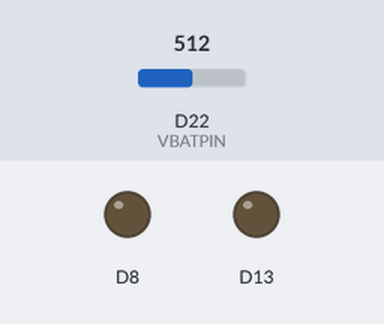
Recording of a sketch running on a simulated Arduino MKR. Parts: output pins drawn as LEDs (lit = HIGH). The inputs (shaded band) are chosen by the test bench; at power-on: D22 (VBATPIN) = 512. The local clock reads 2024-03-15 10:24:30 at power-on unless the sketch sets it; storage starts empty; what the sketch prints to the serial monitor is not drawn.

Above: at 0.8 s.
At 2.69 s:
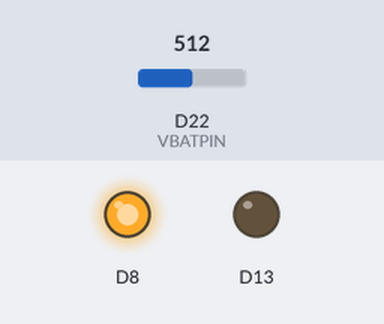
Timing chart, 0 to 3.0 s (numbered marks = the images above):
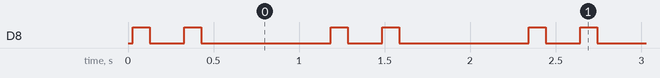

Measured:
- by itself, D8: repeats every 1.2 s: LOW 0.20 s, HIGH 0.10 s, LOW 0.76 s, HIGH 0.10 s
- by itself, everything shown: repeats every 1.2 s, in 4 steps

The sketch:

LowPowerLogger.ino
```cpp
/*
 Low Power logger for Feather M0 Adalogger

 Uses internal RTC and interrupts to put M0 into deep sleep.
 Output logged to uSD at intervals set

 Created by:  Jonathan Davies
 Date:        01/01/16
 Version:     0.3
 Changes: Limited number of file flushes to reduce power

*/

////////////////////////////////////////////////////////////
//#define ECHO_TO_SERIAL // Allows serial output if uncommented
////////////////////////////////////////////////////////////

#include <SPI.h>
#include <SD.h>
#include <RTCZero.h>

#define cardSelect 4  // Set the pin used for uSD
#define RED 13 // Red LED on Pin #13
#define GREEN 8 // Green LED on Pin #8
#define VBATPIN A7    // Battery Voltage on Pin A7

#ifdef ARDUINO_SAMD_ZERO
   #define Serial SerialUSB   // re-defines USB serial from M0 chip so it appears as regular serial
#endif

extern "C" char *sbrk(int i); //  Used by FreeRAm Function

//////////////// Key Settings ///////////////////

#define SampleIntSec 15 // RTC - Sample interval in seconds
#define SamplesPerCycle 60  // Number of samples to buffer before uSD card flush is called

const int SampleIntSeconds = 500;   //Simple Delay used for testing, ms i.e. 1000 = 1 sec

/* Change these values to set the current initial time */
const byte hours = 18;
const byte minutes = 50;
const byte seconds = 0;
/* Change these values to set the current initial date */
const byte day = 29;
const byte month = 12;
const byte year = 15;

/////////////// Global Objects ////////////////////
RTCZero rtc;    // Create RTC object
File logfile;   // Create file object
float measuredvbat;   // Variable for battery voltage
int NextAlarmSec; // Variable to hold next alarm time in seconds
unsigned int CurrentCycleCount;  // Num of smaples in current cycle, before uSD flush call


//////////////    Setup   ///////////////////
void setup() {

  rtc.begin();    // Start the RTC in 24hr mode
  rtc.setTime(hours, minutes, seconds);   // Set the time
  rtc.setDate(day, month, year);    // Set the date


  #ifdef ECHO_TO_SERIAL
    while (! Serial); // Wait until Serial is ready
    Serial.begin(115200);
    Serial.println("\r\nFeather M0 Analog logger");
  #endif

  pinMode(13, OUTPUT);


  // see if the card is present and can be initialized:
  if (!SD.begin(cardSelect)) {
    Serial.println("Card init. failed! or Card not present");
    error(2);     // Two red flashes means no card or card init failed.
  }
  char filename[15];
  strcpy(filename, "ANALOG00.CSV");
  for (uint8_t i = 0; i < 100; i++) {
    filename[6] = '0' + i/10;
    filename[7] = '0' + i%10;
    // create if does not exist, do not open existing, write, sync after write
    if (! SD.exists(filename)) {
      break;
    }
  }

  logfile = SD.open(filename, FILE_WRITE);
  if( ! logfile ) {
    Serial.print("Couldnt create ");
    Serial.println(filename);
    error(3);
  }
  Serial.print("Writing to ");
  Serial.println(filename);

  pinMode(13, OUTPUT);
  pinMode(8, OUTPUT);
  Serial.println("Logging ....");
}

/////////////////////   Loop    //////////////////////
void loop() {


  blink(GREEN,2);             // Quick blink to show we have a pulse
  CurrentCycleCount += 1;     //  Increment samples in current uSD flush cycle

  #ifdef ECHO_TO_SERIAL
    SerialOutput();           // Only logs to serial if ECHO_TO_SERIAL is uncommented at start of code
  #endif

  SdOutput();                 // Output to uSD card

  // Code to limit the number of power hungry writes to the uSD
  if( CurrentCycleCount >= SamplesPerCycle ) {
    logfile.flush();
    CurrentCycleCount = 0;
    #ifdef ECHO_TO_SERIAL
      Serial.println("logfile.flush() called");
    #endif
  }


  ///////// Interval Timing and Sleep Code ////////////////
  delay(SampleIntSeconds);   // Simple delay for testing only interval set by const in header

  NextAlarmSec = (NextAlarmSec + SampleIntSec) % 60;   // i.e. 65 becomes 5
  rtc.setAlarmSeconds(NextAlarmSec); // RTC time to wake, currently seconds only
  rtc.enableAlarm(rtc.MATCH_SS); // Match seconds only
  rtc.attachInterrupt(alarmMatch); // Attaches function to be called, currently blank
  delay(50); // Brief delay prior to sleeping not really sure its required

  rtc.standbyMode();    // Sleep until next alarm match

  // Code re-starts here after sleep !

}

///////////////   Functions   //////////////////

// Debbugging output of time/date and battery voltage
void SerialOutput() {

  Serial.print(CurrentCycleCount);
  Serial.print(":");
  Serial.print(freeram ());
  Serial.print("-");
  Serial.print(rtc.getDay());
  Serial.print("/");
  Serial.print(rtc.getMonth());
  Serial.print("/");
  Serial.print(rtc.getYear()+2000);
  Serial.print(" ");
  Serial.print(rtc.getHours());
  Serial.print(":");
  if(rtc.getMinutes() < 10)
    Serial.print('0');      // Trick to add leading zero for formatting
  Serial.print(rtc.getMinutes());
  Serial.print(":");
  if(rtc.getSeconds() < 10)
    Serial.print('0');      // Trick to add leading zero for formatting
  Serial.print(rtc.getSeconds());
  Serial.print(",");
  Serial.println(BatteryVoltage ());   // Print battery voltage
}

// Print data and time followed by battery voltage to SD card
void SdOutput() {

  //if (!file.sync() || file.getWriteError()) {
  //  error("write error");
  //  error(3);     // Three red flashes means write failed.
  //}

  // Formatting for file out put dd/mm/yyyy hh:mm:ss, [sensor output]
  logfile.print(CurrentCycleCount);
  logfile.print("-");
  logfile.print(rtc.getDay());
  logfile.print("/");
  logfile.print(rtc.getMonth());
  logfile.print("/");
  logfile.print(rtc.getYear()+2000);
  logfile.print(" ");
  logfile.print(rtc.getHours());
  logfile.print(":");
  if(rtc.getMinutes() < 10)
    logfile.print('0');      // Trick to add leading zero for formatting
  logfile.print(rtc.getMinutes());
  logfile.print(":");
  if(rtc.getSeconds() < 10)
    logfile.print('0');      // Trick to add leading zero for formatting
  logfile.print(rtc.getSeconds());
  logfile.print(",");
  logfile.println(BatteryVoltage ());   // Print battery voltage
}

// Write data header.
void writeHeader() {
  logfile.println("DD:MM:YYYY hh:mm:ss, Battery Voltage");
}

// blink out an error code
void error(uint8_t errno) {
  while(1) {
    uint8_t i;
    for (i=0; i<errno; i++) {
      digitalWrite(13, HIGH);
      delay(100);
      digitalWrite(13, LOW);
      delay(100);
    }
    for (i=errno; i<10; i++) {
      delay(200);
    }
  }
}

// blink out an error code, Red on pin #13 or Green on pin #8
void blink(uint8_t LED, uint8_t flashes) {
  uint8_t i;
  for (i=0; i<flashes; i++) {
    digitalWrite(LED, HIGH);
    delay(100);
    digitalWrite(LED, LOW);
    delay(200);
  }
}

// Measure battery voltage using divider on Feather M0 - Only works on Feathers !!
float BatteryVoltage () {
  measuredvbat = analogRead(VBATPIN);   //Measure the battery voltage at pin A7
  measuredvbat *= 2;    // we divided by 2, so multiply back
  measuredvbat *= 3.3;  // Multiply by 3.3V, our reference voltage
  measuredvbat /= 1024; // convert to voltage
  return measuredvbat;
}

void alarmMatch() // Do something when interrupt called
{

}

int freeram () {
  char stack_dummy = 0;
  return &stack_dummy - sbrk(0);
}
```
